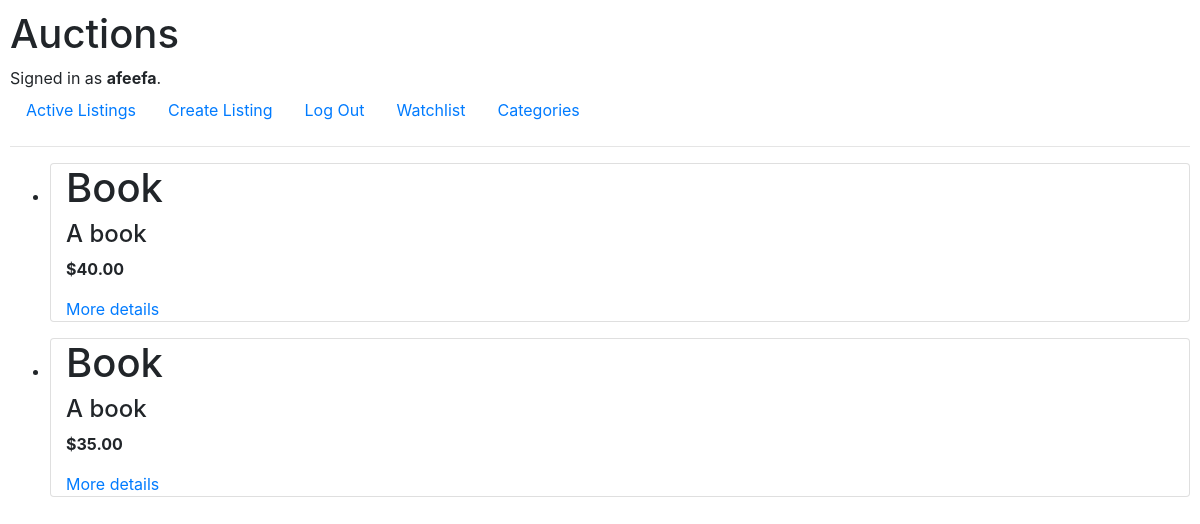
The page /category_listing/Books (signed in) on the database its author committed.
### auctions/models.py (models this page shows)
class User(AbstractUser):
    watchlist = models.ManyToManyField('Listings', blank=True, related_name ='watchlisted_by')

class Listings(models.Model):
    title = models.CharField(max_length=500)
    description = models.TextField()
    initial_price = models.DecimalField(max_digits=10, decimal_places=2)
    current_price = models.DecimalField(max_digits=10, decimal_places=2, blank=True, null=True)
    image_url = models.URLField(blank=True, null=True)
    category = models.CharField(max_length=100, blank=True, null=True)
    created_at = models.DateTimeField(auto_now_add=True)
    active = models.BooleanField(default=True)
    owner = models.ForeignKey(User, on_delete=models.CASCADE, related_name="listings")

### auctions/views.py (the view)
# urls.py: path("category_listing/<str:category>", views.category_listing, name= "category_listing"),
def category_listing(request, category):
    listings = Listings.objects.filter(category=category)
    print(listings)
    return render(request, "auctions/category_listing.html", {
                  "listings": listings,
                  "category": category,
                  })

### auctions/templates/auctions/category_listing.html (shortened to what this page needs)
{% extends 'auctions/layout.html' %}
{% block body %}
<div>
    <ul>
        {% for listing in listings %}
            <li>
                <div class="container mb-3 card">
                    <h1>{{ listing.title }}</h1>
                    <h4>{{ listing.description }}</h4>
                    <p><strong>${{ listing.current_price }}</strong></p>
                    <a href="{% url 'listing' listing.id %}">  More details </a>
                </div>
            </li>
        {% endfor %}
    </ul>
</div>
{% endblock %}

### auctions/templates/auctions/layout.html (shortened to what this page needs)
{% load static %}
<!DOCTYPE html>
<html lang="en">
    <head>
        <link rel="stylesheet" href="https://stackpath.bootstrapcdn.com/bootstrap/4.4.1/css/bootstrap.min.css">
        <link href="{% static 'auctions/styles.css' %}" rel="stylesheet">
    </head>
    <body>
        <h1>Auctions</h1>
        <div>
            {% if user.is_authenticated %}
                Signed in as <strong>{{ user.username }}</strong>.
            {% else %}
                Not signed in.
            {% endif %}
        </div>
        <ul class="nav">
            <li class="nav-item">
                <a class="nav-link" href="{% url 'index' %}">Active Listings</a>
            </li>
            {% if user.is_authenticated %}
                <li class="nav-item">
                    <a class="nav-link" href="{% url 'create' %}">Create Listing</a>
                </li>
                <li class="nav-item">
                    <a class="nav-link" href="{% url 'logout' %}">Log Out</a>
                </li>
                <li class="nav-item">
                    <a class="nav-link" href="{% url 'watchlist' %}">Watchlist</a>
                </li>
                <li class="nav-item">
                    <a class="nav-link" href="{% url 'categories' %}">Categories</a>
                </li>
            {% endif %}
        </ul>
        <hr>
        {% block body %}
        {% endblock %}
    </body>
</html>

### auctions/static/auctions/styles.css (style rules this page uses)
body { padding: 10px; }

### rows shown on the page
User: username "afeefa"
Listings: title "Book", description "A book", current_price "40.00"
Listings: title "Book", description "A book", current_price "35.00"
